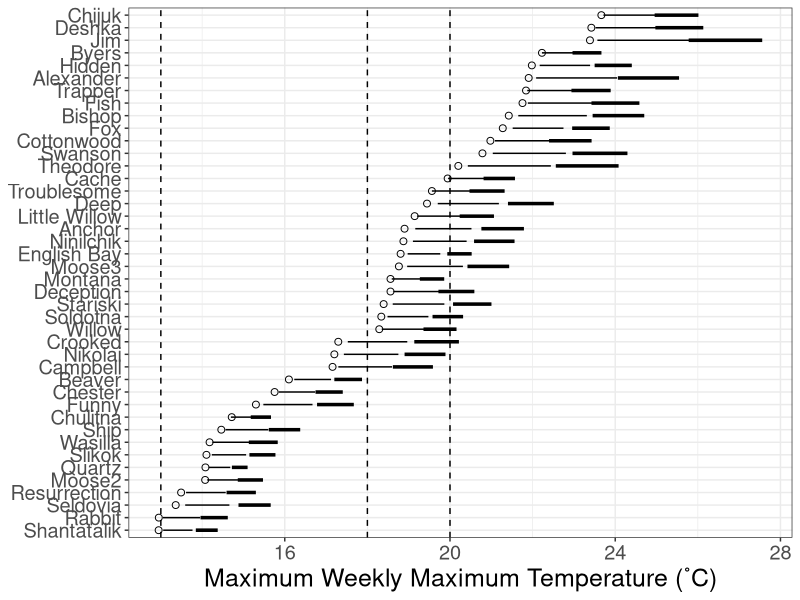
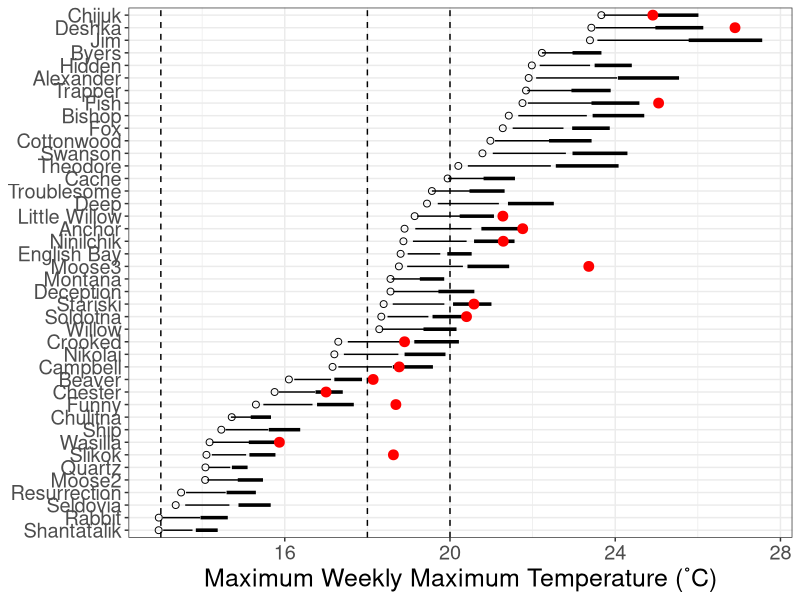
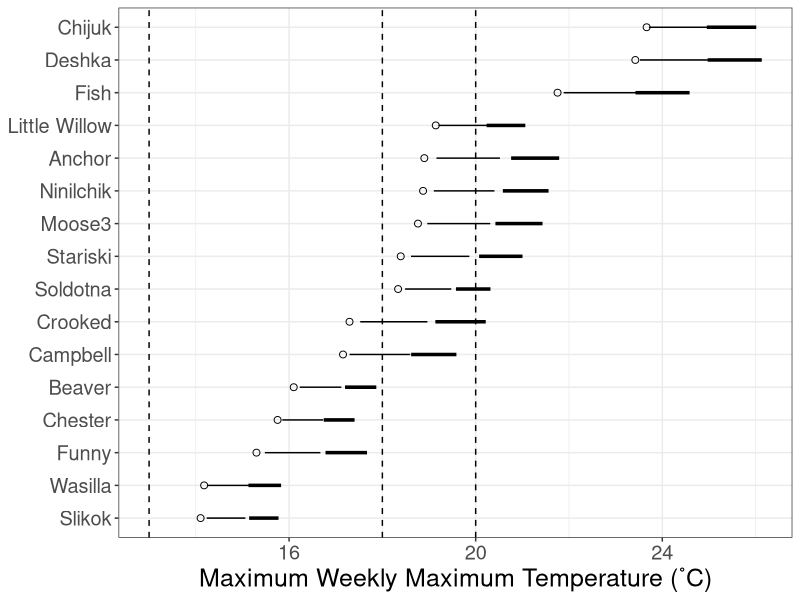
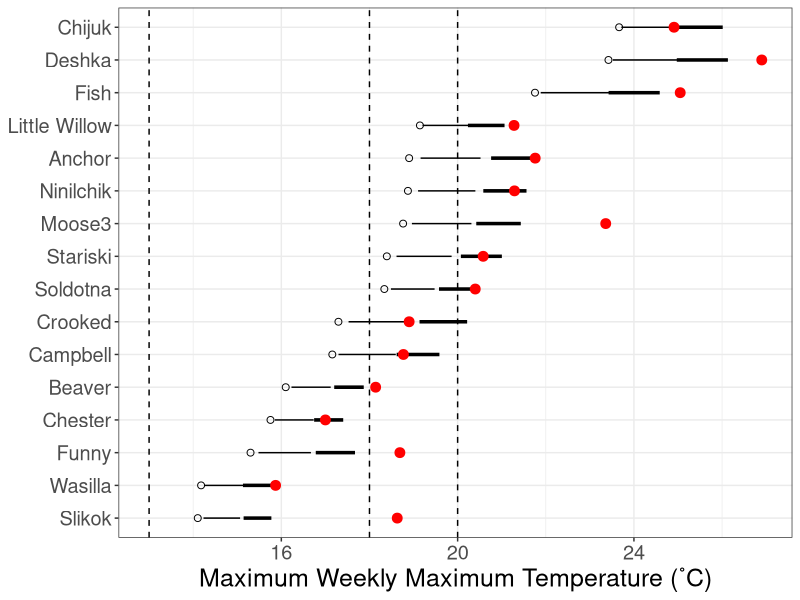
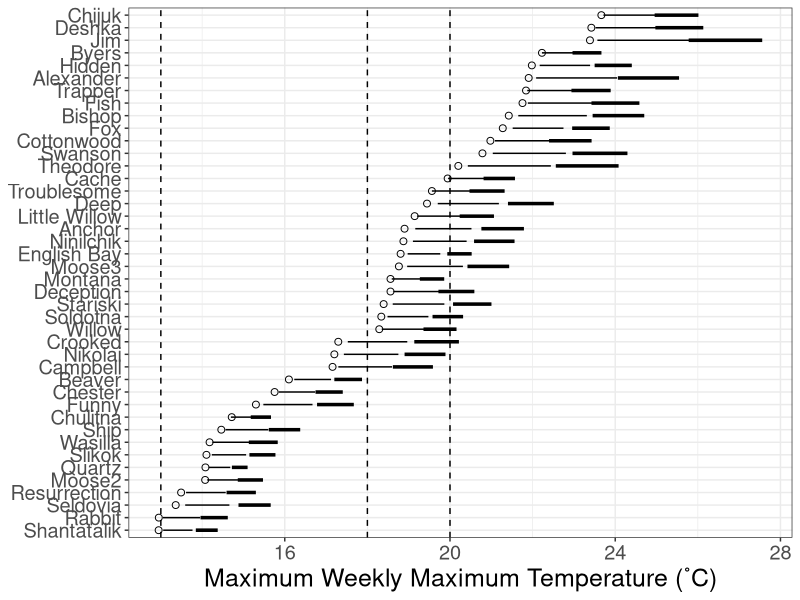
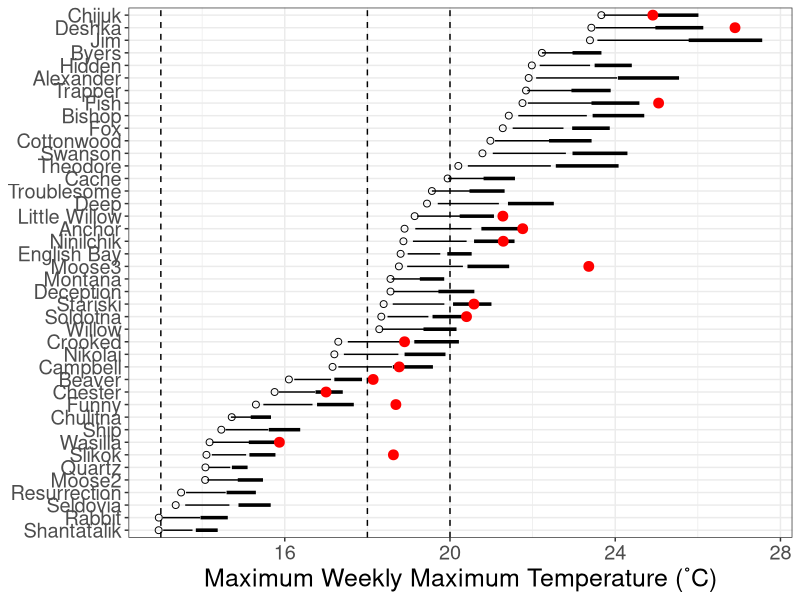
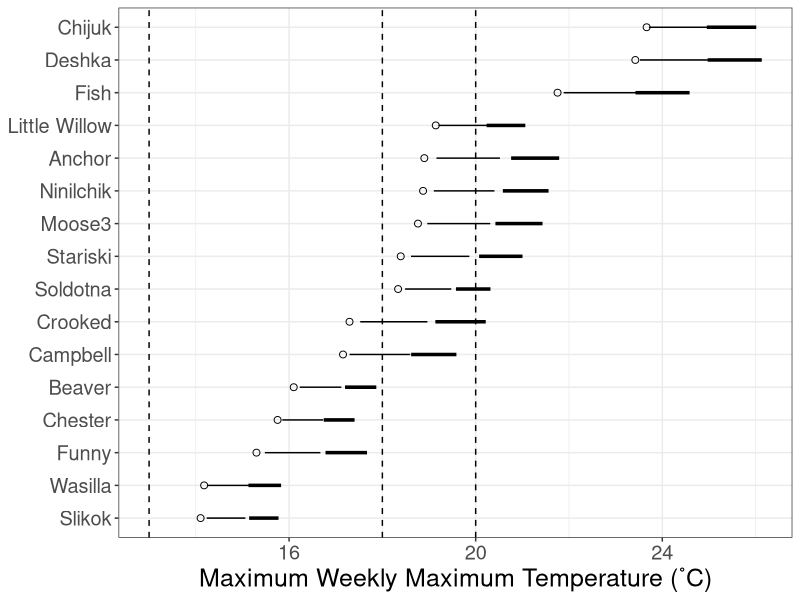
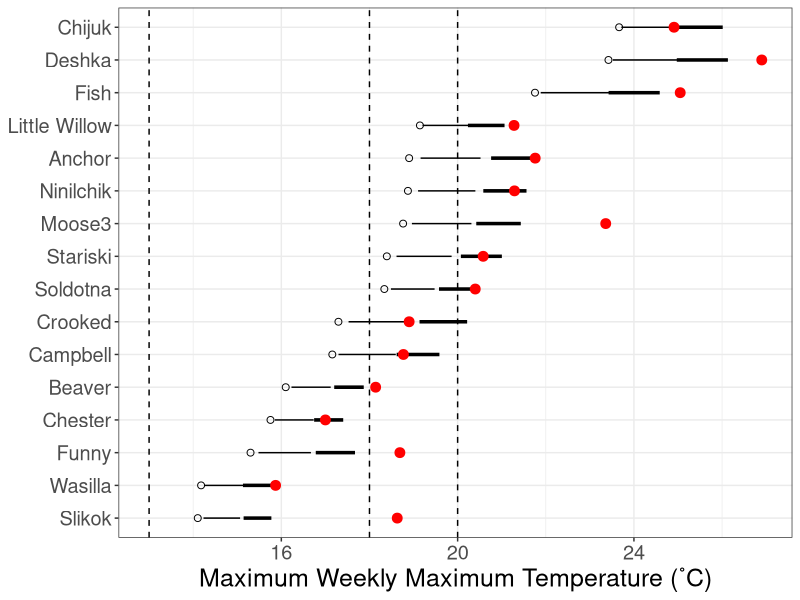

These charts were generated, in order, by the following R code:
# Plots for Sue
library(readxl)
library(tidyverse)

mwmt <- read_excel("Data/From Sue/MWMT Predictions vs 2019 actuals.xlsx")

mwmtLg <- mwmt %>% 
  select(-`...1`, -site) %>% 
  gather(key = variable, value = value, -fsite)

#original plot without legend and without 2019 data.
ggplot(data = mwmt) +
  geom_point(aes(x = mwmt_2009, y = fct_reorder(fsite, mwmt_2009)), shape = 1, size = 2) +
  geom_segment(aes(x = A1B_2039_delta, xend = A2_2039_delta, 
                   y = fct_reorder(fsite, mwmt_2009), 
                   yend = fct_reorder(fsite, mwmt_2009))) +
  geom_segment(aes(x = A1B_2069_delta, xend = A2_2069_delta, 
                   y = fct_reorder(fsite, mwmt_2009), 
                   yend = fct_reorder(fsite, mwmt_2009)), size = 1.2) +
  # geom_point(aes(x = mwmt_2019, y = fct_reorder(fsite, mwmt_2009)), color = "red", size = 3) +
  geom_vline(aes(xintercept = 13), linetype = 2) +
  geom_vline(aes(xintercept = 18), linetype = 2) +
  geom_vline(aes(xintercept = 20), linetype = 2) +
  labs(x = "Maximum Weekly Maximum Temperature (˚C)") +
  theme_bw() +
  theme(axis.title.y = element_blank(), legend.position = "bottom",
        text = element_text(size = 18))

ggsave("output/For Sue/all sites no 2019.jpeg", width = 8.5, height = 8.5, units = "in")



#original plot without legend and WITH 2019 data.
ggplot(data = mwmt) +
  geom_point(aes(x = mwmt_2009, y = fct_reorder(fsite, mwmt_2009)), shape = 1, size = 2) +
  geom_segment(aes(x = A1B_2039_delta, xend = A2_2039_delta, 
                   y = fct_reorder(fsite, mwmt_2009), 
                   yend = fct_reorder(fsite, mwmt_2009))) +
  geom_segment(aes(x = A1B_2069_delta, xend = A2_2069_delta, 
                   y = fct_reorder(fsite, mwmt_2009), 
                   yend = fct_reorder(fsite, mwmt_2009)), size = 1.2) +
  geom_point(aes(x = mwmt_2019, y = fct_reorder(fsite, mwmt_2009)), color = "red", size = 3) +
  geom_vline(aes(xintercept = 13), linetype = 2) +
  geom_vline(aes(xintercept = 18), linetype = 2) +
  geom_vline(aes(xintercept = 20), linetype = 2) +
  labs(x = "Maximum Weekly Maximum Temperature (˚C)") +
  theme_bw() +
  theme(axis.title.y = element_blank(), legend.position = "bottom",
        text = element_text(size = 18))

ggsave("output/For Sue/all sites with 2019.jpeg", width = 8.5, height = 8.5, units = "in")


#13 sites without legend and no 2019 data.
ggplot(data = mwmt %>% filter(!is.na(mwmt_2019))) +
  geom_point(aes(x = mwmt_2009, y = fct_reorder(fsite, mwmt_2009)), shape = 1, size = 2) +
  geom_segment(aes(x = A1B_2039_delta, xend = A2_2039_delta, 
                   y = fct_reorder(fsite, mwmt_2009), 
                   yend = fct_reorder(fsite, mwmt_2009))) +
  geom_segment(aes(x = A1B_2069_delta, xend = A2_2069_delta, 
                   y = fct_reorder(fsite, mwmt_2009), 
                   yend = fct_reorder(fsite, mwmt_2009)), size = 1.2) +
  # geom_point(aes(x = mwmt_2019, y = fct_reorder(fsite, mwmt_2009)), color = "red", size = 2) +
  geom_vline(aes(xintercept = 13), linetype = 2) +
  geom_vline(aes(xintercept = 18), linetype = 2) +
  geom_vline(aes(xintercept = 20), linetype = 2) +
  labs(x = "Maximum Weekly Maximum Temperature (˚C)") +
  theme_bw() +
  theme(axis.title.y = element_blank(), legend.position = "bottom",
        text = element_text(size = 18))

ggsave("output/For Sue/thirteen sites no 2019.jpeg", width = 8.5, height = 8.5, units = "in")


#13 sites without legend and WITH 2019 data.
ggplot(data = mwmt %>% filter(!is.na(mwmt_2019))) +
  geom_point(aes(x = mwmt_2009, y = fct_reorder(fsite, mwmt_2009)), shape = 1, size = 2) +
  geom_segment(aes(x = A1B_2039_delta, xend = A2_2039_delta, 
                   y = fct_reorder(fsite, mwmt_2009), 
                   yend = fct_reorder(fsite, mwmt_2009))) +
  geom_segment(aes(x = A1B_2069_delta, xend = A2_2069_delta, 
                   y = fct_reorder(fsite, mwmt_2009), 
                   yend = fct_reorder(fsite, mwmt_2009)), size = 1.2) +
  geom_point(aes(x = mwmt_2019, y = fct_reorder(fsite, mwmt_2009)), color = "red", size = 3) +
  geom_vline(aes(xintercept = 13), linetype = 2) +
  geom_vline(aes(xintercept = 18), linetype = 2) +
  geom_vline(aes(xintercept = 20), linetype = 2) +
  labs(x = "Maximum Weekly Maximum Temperature (˚C)") +
  theme_bw() +
  theme(axis.title.y = element_blank(), legend.position = "bottom",
        text = element_text(size = 18))

ggsave("output/For Sue/thirteen sites with 2019.jpeg", width = 8.5, height = 8.5, units = "in")


